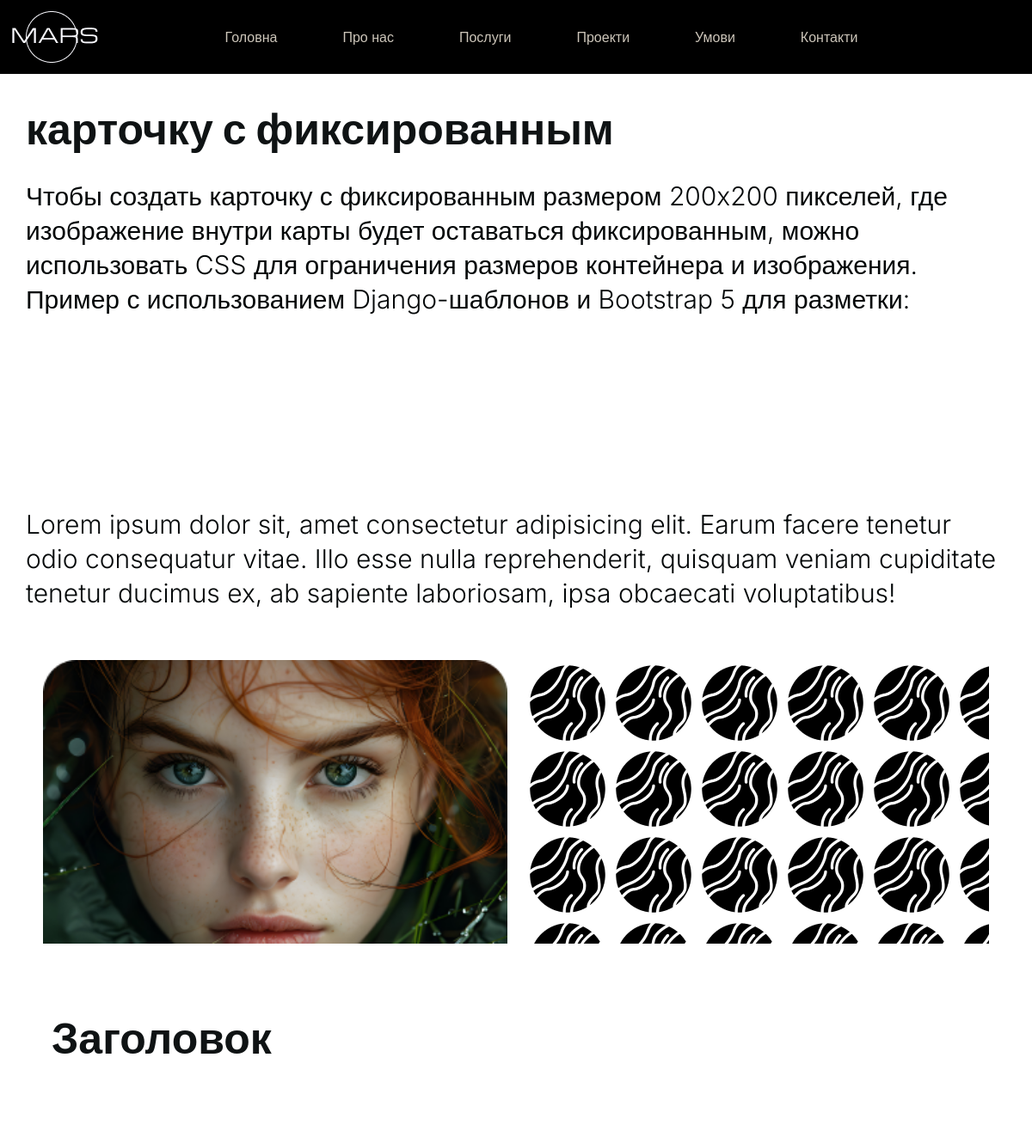
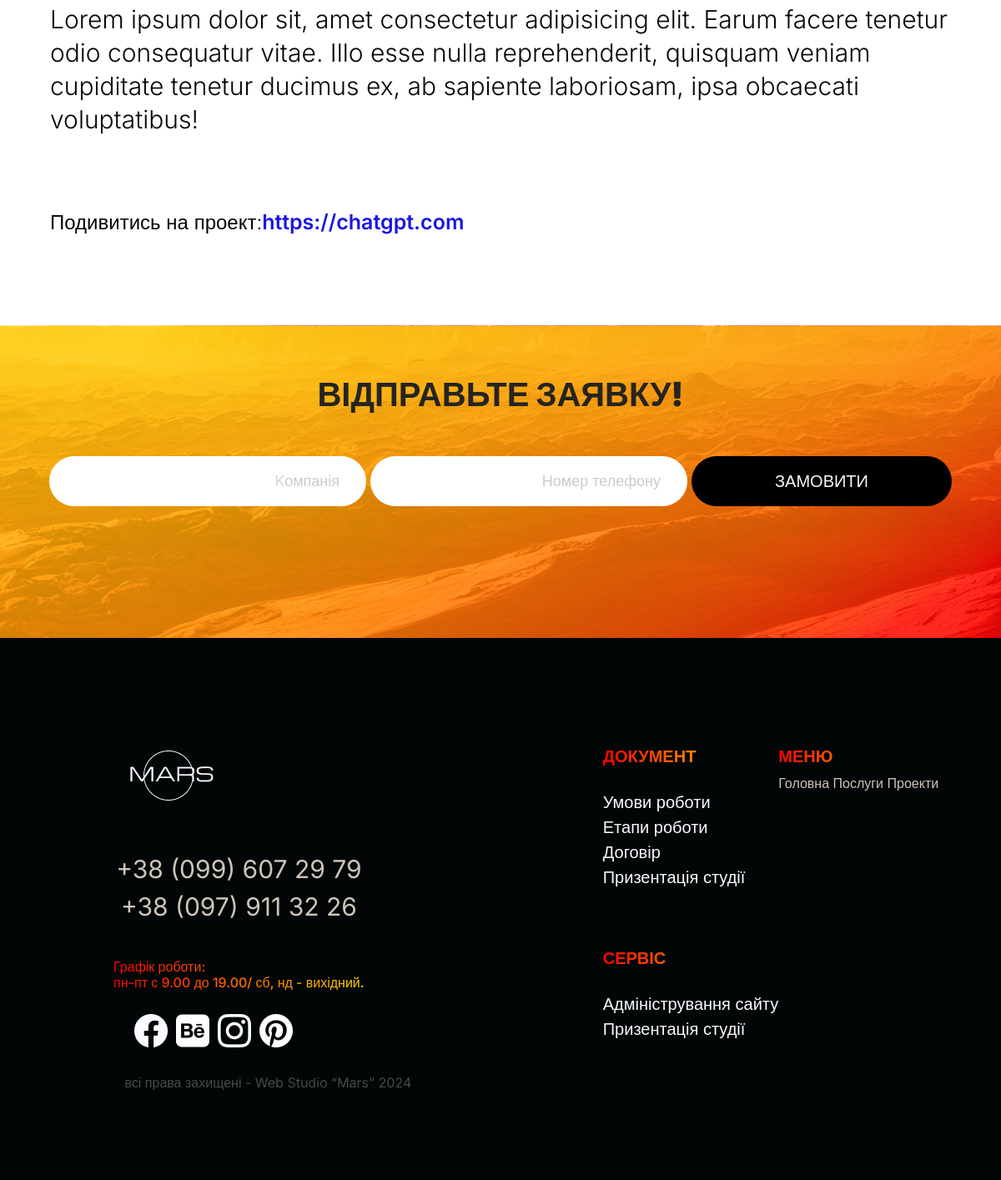
The app's page /mars_studio/carta_name/ with its own data (2 pictures, top to bottom).
### mars/models.py (models this page shows, shortened)
class WebSait(models.Model):
    name = models.CharField(max_length=200)
    description = models.TextField(blank=True)
    slug = models.SlugField(max_length=200, unique=True)
    image = models.ImageField(upload_to='web-site/%Y/%m/%d', blank=True)
    link = models.URLField()
    created = models.DateTimeField(auto_now_add=True)  # Автоматически добавляет дату создания записи
    updated = models.DateTimeField(auto_now=True)
    class Meta:
        ordering = ['name']
        indexes = [
            models.Index(fields=['id', 'slug']),
            models.Index(fields=['name']),
            models.Index(fields=['-created'])
        ]

### mars/views.py (the view)
# urls.py: path('mars_studio/<slug:slug>/',views.DetailViewItem.as_view(), name='websait_detail'),#детальная информация
class DetailViewItem(DetailView):
    model = WebSait
    template_name = 'app/pages/detail.html'
    context_object_name = 'detail'

### templates/app/pages/detail.html (shortened to what this page needs)
<!doctype html>
<html lang="en">
{% load static %}
  <head>
    <link rel="stylesheet" href="https://cdnjs.cloudflare.com/ajax/libs/font-awesome/6.5.1/css/all.min.css">
    <link href="https://cdn.jsdelivr.net/npm/bootstrap@5.0.2/dist/css/bootstrap.min.css" rel="stylesheet">
    <link rel="stylesheet" href="https://unpkg.com/swiper/swiper-bundle.min.css" />
    <link rel="stylesheet" href="https://cdn.jsdelivr.net/npm/swiper@11/swiper-bundle.min.css"/>
    <link rel="stylesheet" href="{% static 'CSS/style.css' %}">
    <link rel="stylesheet" href="{% static 'CSS/media.css' %}">
  </head>
  <body>
  {% include 'include/menu/menu.html' %}
  <section class="abaut-section-test">
    <div class="detail-items-conteiner">
      <div class="detail-name">
          <h1>{{ detail.name }}</h1>
      </div>
      <div class="detail-items_description">
          <h2>{{ detail.description }}</h2>
      </div>
    </div>
    <div class="opisanie-description">
      <h5>Lorem ipsum dolor sit, amet consectetur adipisicing elit. Earum facere tenetur odio consequatur vitae. Illo esse nulla reprehenderit, quisquam veniam cupiditate tenetur ducimus ex, ab sapiente laboriosam, ipsa obcaecati voluptatibus!</h5>
    </div>
    <div class="detail-image_conteiner">
      <div class="detail-image_one">
      </div>
      <div class="detail-image_two"></div>
    </div>
    <div class="detail-opisanie-conteiner">
      <div class="opisanie-name">
        <h3>Заголовок</h3>
      </div>
      <div class="opisanie-description">
        <h5>Lorem ipsum dolor sit, amet consectetur adipisicing elit. Earum facere tenetur odio consequatur vitae. Illo esse nulla reprehenderit, quisquam veniam cupiditate tenetur ducimus ex, ab sapiente laboriosam, ipsa obcaecati voluptatibus!</h5>
      </div>
      <div class="opisanie-url">
        <h4>Подивитись на проект:<a href="https://chatgpt.com">https://chatgpt.com</a></h4>
      </div>
    </div>
  </section>
 {% include 'include/form/contact_form.html' %}
 {% include 'include/footer/footer.html' %}
  </body>
</html>

### templates/include/menu/menu.html (shortened to what this page needs)
{% load static %}
<nav class="navbar navbar-expand-lg navbar-light" style="position: absolute; top: 0; left: 0; right: 0; z-index: 100; background-color: #000000;">
    <div class="container-fluid">
      <a class="navbar-brand" href="#"><img src="{% static 'image/лого.png' %}" alt="Mars logo" style="width: 103px; height: 60px;"></a>
      <div class="collapse navbar-collapse" id="navbarNav">
        <ul class="navbar-nav me-auto mb-2 mb-lg-0">
          <li class="nav-item">
            <a class="nav-link active" aria-current="page" href="{% url "mars:index" %}">Головна</a>
          </li>
          <li class="nav-item">
            <a class="nav-link" href="{% url "mars:about" %}">Про нас</a>
          </li>
          <li class="nav-item">
            <a class="nav-link" href="#">Послуги</a>
          </li>
          <li class="nav-item">
            <a class="nav-link" href="#">Проекти</a>
          </li>
          <li class="nav-item">
            <a class="nav-link" href="#">Умови</a>
          </li>
          <li class="nav-item">
            <a class="nav-link" href="#">Контакти</a>
          </li>
        </ul>
      </div>
    </div>
</nav>

### templates/include/form/contact_form.html (shortened to what this page needs)
{% load static %}
<section class="form-in-line-top">
    <div class="form-img-conteiner">
      <div class="form-conteiner-top">
        <div class="form-conteiner-top-text">
          <h6>ВІДПРАВЬТЕ ЗАЯВКУ!</h6>
        </div>
          <form class="form-inline-top" method="post" action="">
            <div class="form-group">
                <input type="text" name="{{ form.name.name }}" class="form-control" placeholder="Kомпанія" value="{{ form.name.value|default_if_none:'' }}">
            </div>
            <div class="form-group">
                <input type="text" name="{{ form.phone_number.name }}" class="form-control" placeholder="Номер телефону" value="{{ form.phone_number.value|default_if_none:'' }}">
            </div>
            <button type="submit" class="form-button">
              Замовити
            </button>
          </form>
      </div>
    </div>
</section>

### templates/include/footer/footer.html (shortened to what this page needs)
{% load static %}
<footer class="footer_new">
    <div class="footer_new_section">
        <div class="footer_new_conteiner_left">
            <div class="footer_new_logo"></div>
            <div class="footer_new_telephone">
              <a href="tel:+38(099)6072979">+38 (099) 607 29 79</a>
              <a href="tel:+38(097)9113226">+38 (097) 911 32 26</a>
            </div>
            <div class="footer_new_items">
                <h6 class="vizi-text">Графік роботи:<br>пн-пт с 9.00 до 19.00/ сб, нд - вихідний.</h6>
            </div>
            <div class="footer-icon-mobile footer_new_mobile">
                <img src="{% static '/image/facebook-icons.png' %}" alt="" class="image-conteiner-items">
                <img src="{% static '/image/behance.png' %}" alt="" class="image-conteiner-items">
                <img src="{% static '/image/instagramm.png' %}" alt="" class="image-conteiner-items">
                <img src="{% static '/image/pinterest.png' %}" alt="" class="image-conteiner-items">
            </div>
            <div class="footer_new_item_text">
                всі права захищені - Web Studio “Mars” 2024
            </div>
        </div>
        <div class="footer_new_conteiner_right">
            <div class="footer_new_item-one">
                <h6 class="vizi-text text-footer">документ</h6>
                <div class="footer_new_item-one-downloud">
                    <a href="путь_к_вашему_файлу" download>Умови роботи</a>
                    <a href="путь_к_вашему_файлу" download>Етапи роботи</a>
                    <a href="путь_к_вашему_файлу" download>Договір</a>
                    <a href="путь_к_вашему_файлу" download>Призентація студії</a>
                </div>
                <div class="footer_new_item-one_item">
                    <h6 class="vizi-text text-footer">сервіс</h6>
                    <div class="footer_new_item-one-downloud">
                        <a href="путь_к_вашему_файлу" download>Адміністрування сайту</a>
                        <a href="путь_к_вашему_файлу" download>Призентація студії</a>
                    </div>
                </div>
            </div>
            <div class="footer_new_intem_two">
                <h6 class="vizi-text text-footer">Меню</h6>
                <a href="{% url "mars:index" %}">Головна</a>
                <a href="">Послуги</a>
                <a href="">Проекти</a>
            </div>
        </div>
    </div>
</footer>

### records on screen
WebSait: name "карточку с фиксированным", description "Чтобы создать карточку с фиксированным размером 200x200 пикселей, где изображение внутри карты будет оставаться фиксированным, можно использовать CSS для ограничения размеров контейнера и изображения. Пример с использованием Django-шаблонов и Bootstrap 5 для разметки:"
